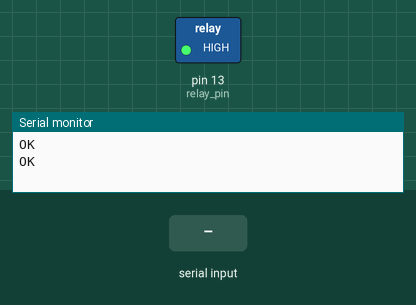
A sketch run on a simulated Arduino Uno, built with avr-gcc and run on an emulated ATmega328P. Shown: switched loads named in the sketch (green lamp = pin HIGH), the last lines printed to the serial monitor. The inputs (shaded band) are chosen by the test bench. The modem accepts every AT command (registered, SIM ready, sends succeed) and sends nothing else.

Above: at 1.4 s.
1.5 s: "Led_on" received over the second serial link
At 3.7 s:
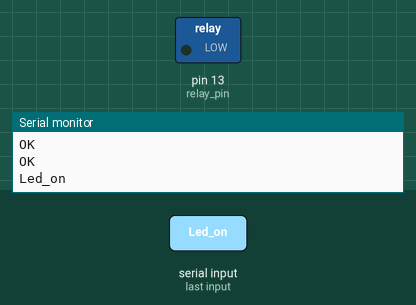
4.0 s: "Led_off" received over the second serial link
At 5.6 s:
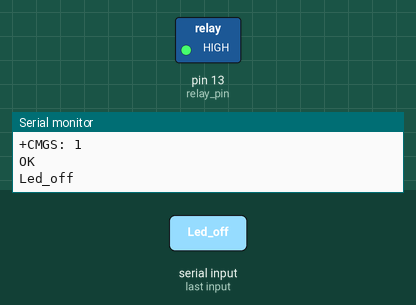
Timing chart, 0 to 7.1 s (numbered marks = the images above; inputs shaded):
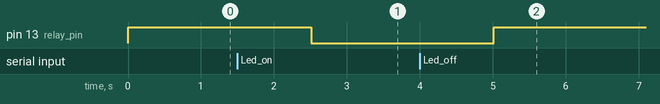

Measured:
- after the input at 1.5 s, pin 13 (relay_pin): HIGH → LOW after 1.0 s
- after the input at 4.0 s, pin 13 (relay_pin): LOW → HIGH after 1.0 s

The sketch:

SIM900arelay.ino
```cpp
#include <SoftwareSerial.h> // Library for using serial communication
SoftwareSerial SIM900(2, 3); // Pins 7, 8 are used as used as software serial pins

String incomingData;   // for storing incoming serial data
String message = "";   // A String for storing the message
int relay_pin = 13;    // Initialized a pin for relay module

void setup()
{
  Serial.begin(115200); // baudrate for serial monitor
  SIM900.begin(19200); // baudrate for GSM shield

  pinMode(relay_pin, OUTPUT);   // Setting erlay pin as output pin
  digitalWrite(relay_pin, HIGH);  // Making relay pin initailly low

  // set SMS mode to text mode
  SIM900.print("AT+CMGF=1\r");
  delay(100);

  // set gsm module to tp show the output on serial out
  SIM900.print("AT+CNMI=2,2,0,0,0\r");
  delay(100);
}

void loop()
{
  //Function for receiving sms
  receive_message();

  // if received command is to turn on relay
  if(incomingData.indexOf("Led_on")>=0)
  {
    digitalWrite(relay_pin, LOW);
    message = "Led is turned ON";
    // Send a sms back to confirm that the relay is turned on
    send_message(message);
  }

  // if received command is to turn off relay
  if(incomingData.indexOf("Led_off")>=0)
  {
    digitalWrite(relay_pin, HIGH);
    message = "Led is turned OFF";
    // Send a sms back to confirm that the relay is turned off
    send_message(message);
  }
}

void receive_message()
{
  if (SIM900.available() > 0)
  {
    incomingData = SIM900.readString(); // Get the data from the serial port.
    Serial.print(incomingData);
    delay(10);
  }
}

void send_message(String message)
{
  SIM900.println("AT+CMGF=1");    //Set the GSM Module in Text Mode
  delay(100);
  SIM900.println("AT+CMGS=\"+6281258699449\""); // Replace it with your mobile number
  delay(100);
  SIM900.println(message);   // The SMS text you want to send
  delay(100);
  SIM900.println((char)26);  // ASCII code of CTRL+Z
  delay(100);
  SIM900.println();
  delay(1000);
}
```
